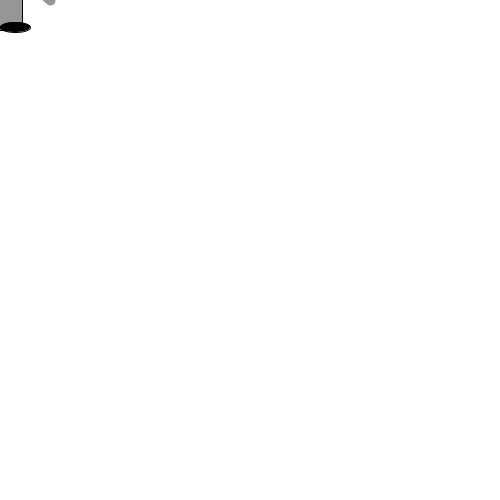
Frame 1 (no input)
Frame 60 (the mouse pressed at the canvas centre just before this capture): identical to frame 1, image omitted
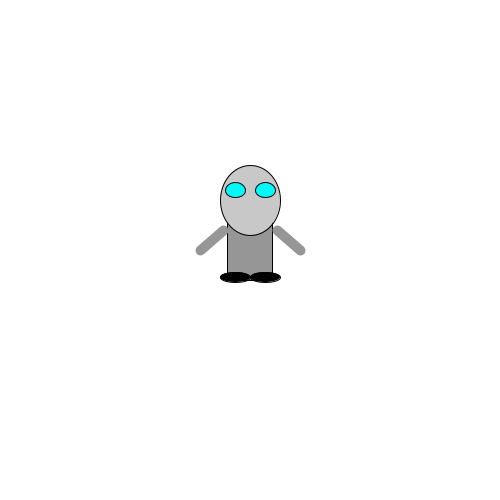
Frame 120 (the mouse held since frame 60 and released just before this capture)

The Processing sketch that drew these frames (run headless with seeded random() and noise(); from frame 60 on, the mouse is pressed at the canvas centre):

// Processing sketch: processing_71924
// ── processing_71924.pde

//Dynamic Alien Experiment

void setup(){
size(500,500);   //Set the size of the window
smooth();
frameRate(30);
}
void draw(){
  
background(255);  //Draw a white background
strokeWeight(1);  //1 pixel outline


rectMode(CENTER);   //Sets center mode
ellipseMode(CENTER);

stroke(0);        //Black Outline
fill(150);
rect(mouseX,mouseY,45,60);  //Body

stroke(0);
fill(200);
ellipse(mouseX,mouseY-50,60,70);  //Head

stroke(0);
fill(0,mouseX,mouseY);
ellipse(mouseX-15,mouseY-60,20,15);    //Right Eye
ellipse(mouseX+15,mouseY-60,20,15);   //Left Eye

stroke(0);
fill(0);
ellipse(mouseX-15,mouseY+27,30,10);  //Right Foot
ellipse(mouseX+15,mouseY+27,30,10);  //Left Foot

strokeWeight(10);
stroke(150);
line(mouseX-27,mouseY-20,pmouseX-50,pmouseY); //Right Arm
line(mouseX+27,mouseY-20,pmouseX+50,pmouseY);  //Left Arm
}
